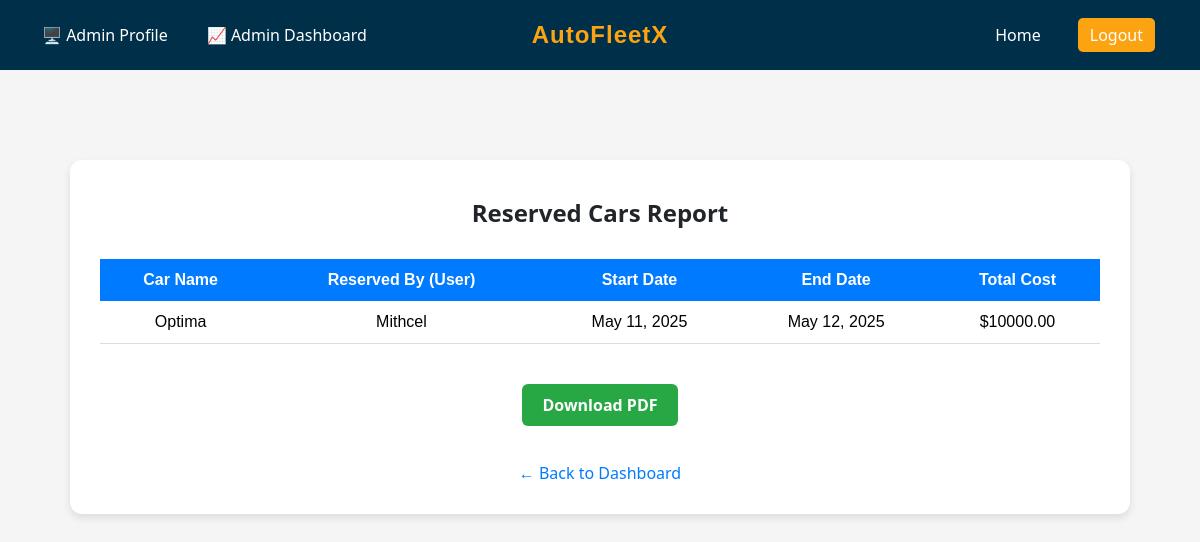
Before: /dashboard/admin/reserved-cars/ (signed in) with the older database file.
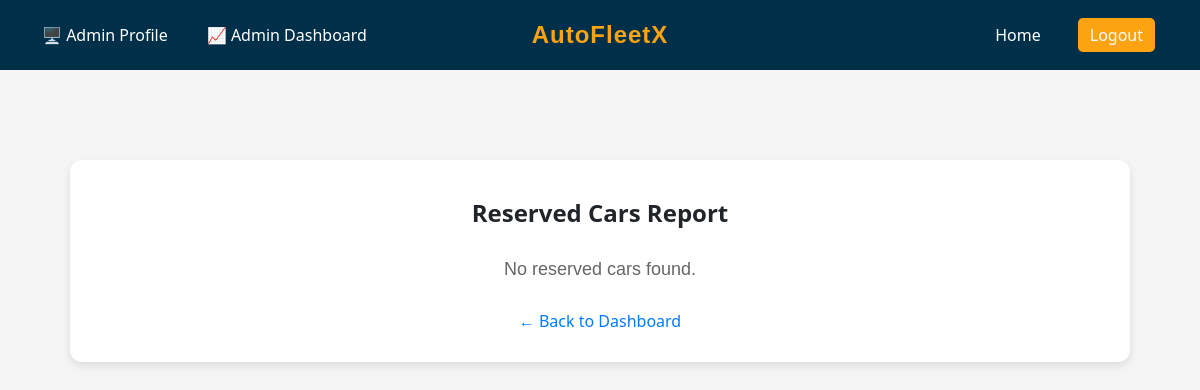
After: the same page with the newer database file.
### main_app/models.py (models this page shows, shortened)
class TimeStampedModel(models.Model):
    created_at = models.DateTimeField(auto_now_add=True)
    class Meta:
        abstract = True

class Rental(TimeStampedModel):
    user = models.ForeignKey(CustomUser, on_delete=models.CASCADE, related_name='rentals')
    car = models.ForeignKey(Car, on_delete=models.CASCADE, related_name='rentals')
    start_date = models.DateField()
    end_date = models.DateField()
    total_cost = models.DecimalField(max_digits=10, decimal_places=2)
    is_active = models.BooleanField(default=True)

class Car(models.Model):
    name = models.CharField(max_length=100, null=False, blank=False)
    brand = models.CharField(max_length=100)
    seating_capacity = models.PositiveIntegerField(null=False, blank=False)
    rent_per_day = models.DecimalField(max_digits=8, decimal_places=2, null=False, blank=False)
    model_year = models.PositiveIntegerField(null=True, blank=True)
    available = models.BooleanField(default=True)
    image = models.ImageField(upload_to='car_images/', default='media/car_images/default.jpg')

class CustomUser(AbstractUser):
    balance = models.DecimalField(
        max_digits=10,
        decimal_places=2,
        default=0.00,
        validators=[MinValueValidator(0.0)]
    )
    address = models.TextField(blank=True, null=True)

### main_app/views.py (the view)
# urls.py: path('dashboard/admin/reserved-cars/', views.admin_reserved_cars_report, name='admin_reserved_cars_report'),
@login_required
@user_passes_test(is_admin)
def admin_reserved_cars_report(request):
    rentals = Rental.objects.filter(is_active=True).order_by('end_date')
    return render(request, 'main_app/admin/reserved_cars_report.html', {'rentals': rentals})

### main_app/views.py (called while the page is built)
def is_admin(user):
    return user.is_superuser

### main_app/templates/main_app/admin/reserved_cars_report.html (shortened to what this page needs)
{% extends 'base.html' %}
{% block content %}
{% load static %}
<!DOCTYPE html>
<html lang="en">
<head>
    <link rel="stylesheet" href="{% static 'styles/style.css' %}">
</head>
<body style="background-color: #f5f5f5; font-family: Arial, sans-serif;">
    <div style="max-width: 1000px; margin: 50px auto; background: #ffffff; padding: 30px; border-radius: 12px; box-shadow: 0 4px 8px rgba(0,0,0,0.1);">
        <h2 style="text-align: center; margin-bottom: 30px; color: #212529;">Reserved Cars Report</h2>
        {% if rentals %}
            <table style="width: 100%; border-collapse: collapse;">
                <thead style="background-color: #007BFF; color: white;">
                    <tr>
                        <th style="padding: 12px;">Car Name</th>
                        <th style="padding: 12px;">Reserved By (User)</th>
                        <th style="padding: 12px;">Start Date</th>
                        <th style="padding: 12px;">End Date</th>
                        <th style="padding: 12px;">Total Cost</th>
                    </tr>
                </thead>
                <tbody>
                    {% for rental in rentals %}
                    <tr style="text-align: center; border-bottom: 1px solid #ddd;">
                        <td style="padding: 12px;">{{ rental.car.name }}</td>
                        <td style="padding: 12px;">{{ rental.user.username }}</td>
                        <td style="padding: 12px;">{{ rental.start_date }}</td>
                        <td style="padding: 12px;">{{ rental.end_date }}</td>
                        <td style="padding: 12px;">${{ rental.total_cost }}</td>
                    </tr>
                    {% endfor %}
                </tbody>
            </table>
            <div style="text-align: center; margin-top: 30px;">
                <a href="{% url 'pdf_reserved_cars_report' %}" class="rent-button" style="background-color: #28a745;">Download PDF</a>
            </div>
        {% else %}
            <p style="text-align: center; font-size: 18px; color: #666;">No reserved cars found.</p>
        {% endif %}
        <div style="text-align: center; margin-top: 30px;">
            <a href="{% url 'admin_dashboard' %}" style="color: #007BFF; text-decoration: none;">&larr; Back to Dashboard</a>
        </div>
    </div>
</body>
</html>
{% endblock %}

Changed rows visible on the page:
removed Rental: car.name "Optima", user.username "Mithcel", start_date "May 11, 2025", end_date "May 12, 2025", total_cost "10000.00"
Other visible differences:
text no longer shown: "Car Name Reserved By (User) Start Date End Date Total Cost Download PDF"
text now shown: "No reserved cars found."
